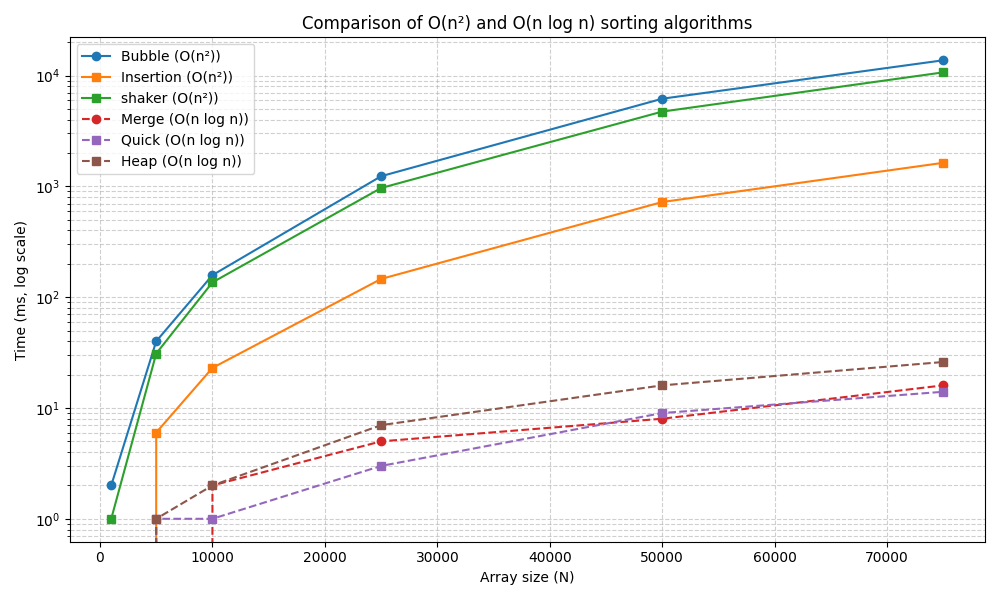

This figure's Python source:
import pandas as pd
import matplotlib.pyplot as plt


df1 = pd.read_csv("C:/Users/Krist/Desktop/mipt/инф/лаба 1/laba_sort/task3/results.csv", sep=';')
df2 = pd.read_csv("results_task2.csv", sep=';')


sizes = df1['size']


plt.figure(figsize=(10,6))
#  (O(n²))
plt.plot(sizes, df1['bubble_ms'], 'o-', label='Bubble (O(n²))')
plt.plot(sizes, df1['insertion_ms'], 's-', label='Insertion (O(n²))')
plt.plot(sizes, df1['shaker_ms'], 's-', label='shaker (O(n²))')
#  (O(n log n))
plt.plot(sizes, df2['merge_ms'], 'o--', label='Merge (O(n log n))')
plt.plot(sizes, df2['quick_ms'], 's--', label='Quick (O(n log n))')
plt.plot(sizes, df2['heap_ms'], 's--', label='Heap (O(n log n))')


plt.yscale('log')  # логарифмическая шкала по времени
plt.xlabel('Array size (N)')
plt.ylabel('Time (ms, log scale)')
plt.title('Comparison of O(n²) and O(n log n) sorting algorithms')
plt.grid(True, which='both', ls='--', alpha=0.6)
plt.legend()
plt.tight_layout()
plt.show()
